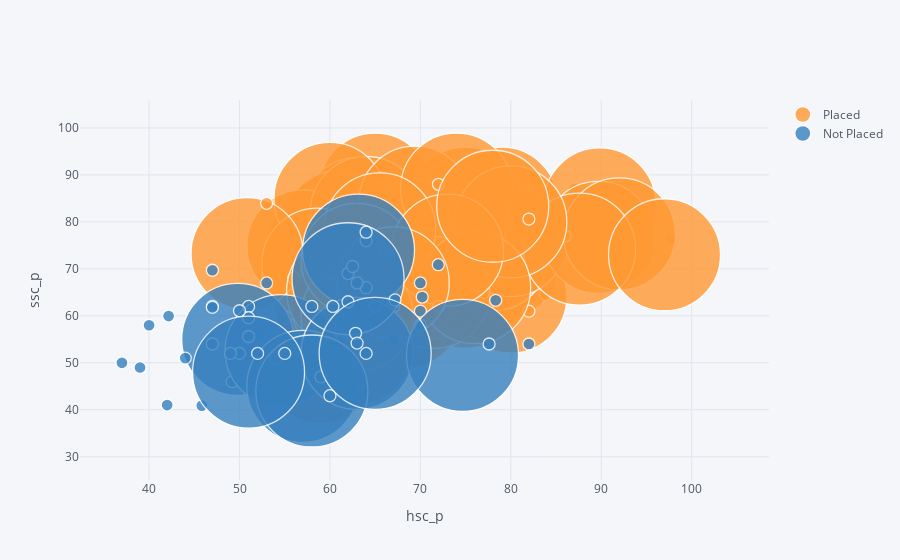

Here is the notebook cell this chart was saved with:
### Code cell
camp[['status_num']] = camp[['status_num']].astype('float64', copy=False)
camp.iplot(kind='bubble', x="hsc_p",y="ssc_p",categories="status", size='workex_num', text='workex', xTitle='hsc_p', yTitle='ssc_p')

### Figure 1 — Plotly figure (JSON) as saved in the notebook; plotly's stock layout.template omitted (floating-point values rounded to 4 significant figures; data arrays with more than 128 entries replaced by an {"elided": "..."} marker saying what was removed)
{"data": [{"marker": {"color": "rgba(255, 153, 51, 1.0)", "line": {"width": 1.3}, "opacity": 0.8, "size": {"elided": "148 int values"}, "symbol": "circle"}, "mode": "markers", "name": "Placed", "text": {"elided": "148 str values"}, "textfont": {"color": "#4D5663"}, "type": "scatter", "x": {"elided": "148 float values"}, "y": {"elided": "148 float values"}}, {"marker": {"color": "rgba(55, 128, 191, 1.0)", "line": {"width": 1.3}, "opacity": 0.8, "size": [12, 112, 12, 12, 12, 12, 12, 12, 112, 12, 12, 12, 12, 112, 12, 12, 12, 12, 12, 12, 12, 12, 12, 12, 12, 12, 12, 12, 12, 12, 12, 112, 12, 12, 112, 12, 12, 12, 12, 12, 12, 112, 112, 12, 12, 12, 12, 112, 112, 12, 12, 12, 12, 12, 12, 112, 12, 12, 12, 12, 12, 12, 12, 12, 12, 12, 12], "symbol": "circle"}, "mode": "markers", "name": "Not Placed", "text": ["No", "Yes", "No", "No", "No", "No", "No", "No", "Yes", "No", "No", "No", "No", "Yes", "No", "No", "No", "No", "No", "No", "No", "No", "No", "No", "No", "No", "No", "No", "No", "No", "No", "Yes", "No", "No", "Yes", "No", "No", "No", "No", "No", "No", "Yes", "Yes", "No", "No", "No", "No", "Yes", "Yes", "No", "No", "No", "No", "No", "No", "Yes", "No", "No", "No", "No", "No", "No", "No", "No", "No", "No", "No"], "textfont": {"color": "#4D5663"}, "type": "scatter", "x": [52, 49.8, 49.2, 70, 55, 47, 67, 66, 54.6, 67, 53, 51, 44, 63.16, 39, 64, 71.98, 37, 61.12, 45.83, 70, 47, 47, 62, 62, 67, 51, 57, 62, 62.5, 82, 57, 64, 50, 63, 54, 40, 65, 59, 64, 50, 58, 74.66, 63, 49, 51, 78.33, 62, 51, 42.16, 67.2, 52, 62, 64, 60.33, 65, 62.83, 64, 47, 77.6, 70.2, 55, 70, 63, 42, 60, 58], "y": [56, 55, 46, 58, 47, 62, 55, 63, 52.58, 62, 67, 62, 51, 74, 49, 76, 70.89, 50, 54.4, 40.89, 61, 54, 69.7, 59, 69, 63, 59.6, 52, 52, 70.5, 54, 45, 59, 61.08, 52, 51, 58, 62, 47, 66, 52, 44, 51.57, 67, 52, 55.6, 63.3, 67.9, 48, 59.96, 63.4, 52, 63, 77.8, 62, 52, 56.28, 52, 61.8, 54, 64, 52, 67, 54.2, 41, 43, 62]}], "layout": {"legend": {"bgcolor": "#F5F6F9", "font": {"color": "#4D5663"}}, "paper_bgcolor": "#F5F6F9", "plot_bgcolor": "#F5F6F9", "title": {"font": {"color": "#4D5663"}}, "xaxis": {"gridcolor": "#E1E5ED", "showgrid": true, "tickfont": {"color": "#4D5663"}, "title": {"font": {"color": "#4D5663"}, "text": "hsc_p"}, "zerolinecolor": "#E1E5ED"}, "yaxis": {"gridcolor": "#E1E5ED", "showgrid": true, "tickfont": {"color": "#4D5663"}, "title": {"font": {"color": "#4D5663"}, "text": "ssc_p"}, "zerolinecolor": "#E1E5ED"}}}
